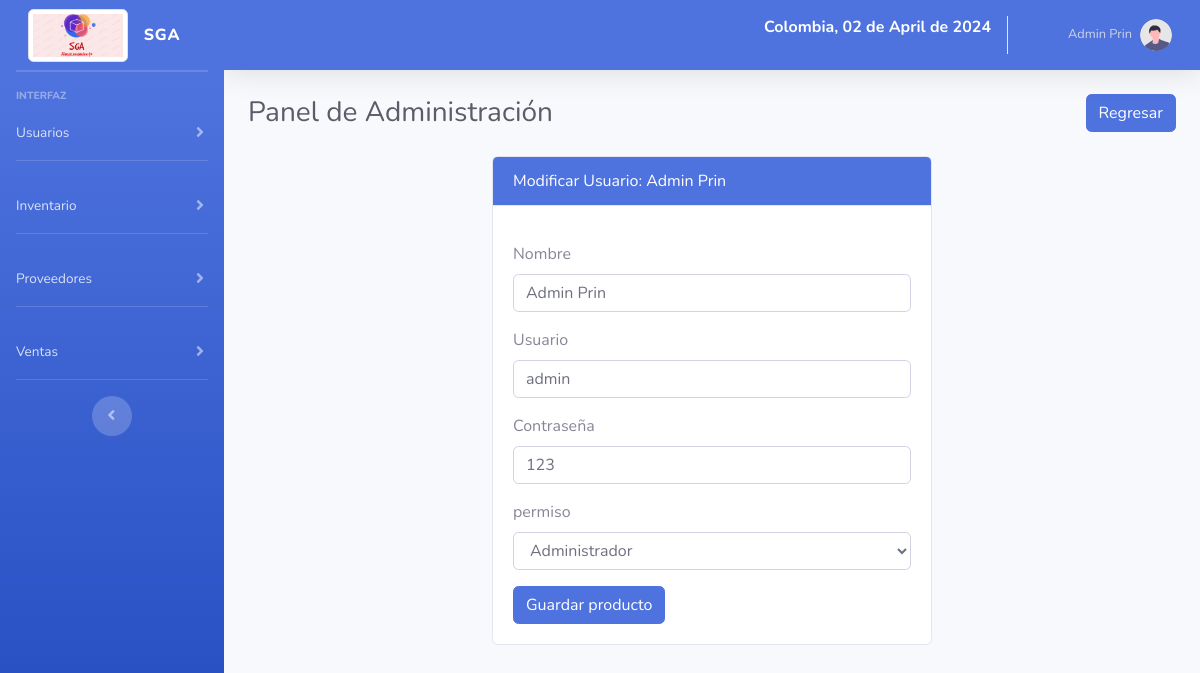
/?c=Usuarios&a=nuevo&id_usuario=1 (signed in), run on the app's committed database.
### tables this page shows
CREATE TABLE `usuario` (
  `id_usuario` int(11) NOT NULL,
  `nombre` varchar(50) NOT NULL,
  `usuario` varchar(50) NOT NULL,
  `contraseña` varchar(50) NOT NULL,
  `permiso` int(11) NOT NULL
);

CREATE TABLE `permiso` (
  `id_permiso` int(11) NOT NULL,
  `detalles` varchar(50) NOT NULL
);

### models/DataBase.php (called while the page is built)
<?php
class DataBase
{
    public static function conn(){
        $hostname = "sga.mysql.database.azure.com";
        $port = "3306";
        $database = "sga";
        $username = "zac";
        $password = "SGA2024.";
        $options = array(
            PDO::MYSQL_ATTR_SSL_CA => 'assets/DigiCertGlobalRootCA.crt.pem'
        );
        $pdo = new PDO("mysql:host=$hostname;port=$port;dbname=$database;charset=utf8", $username, $password, $options);
        $pdo->setAttribute(PDO::ATTR_ERRMODE, PDO::ERRMODE_EXCEPTION);
        return $pdo;
    }
}

### models/Usuario.php (called while the page is built, shortened)
<?php
class Usuario
{
    private $pdo;
    public function __CONSTRUCT()
    {
        try {
            $this->pdo = Database::conn();
        } catch (Exception $e) {
            die($e->getMessage());
        }
    }
    public function obtener($id)
    {
        try {
            $stm = $this->pdo->prepare("SELECT * FROM usuario WHERE id_usuario = ?;");
            $stm->execute(array($id));
            return $stm->fetchAll(PDO::FETCH_OBJ);
        } catch (Exception $e) {
            die($e->getMessage());
        }
    }
    public function Permiso()
    {
        try {
            $stm = $this->pdo->prepare("SELECT * FROM permiso");
            $stm->execute();
            return $stm->fetchAll(PDO::FETCH_OBJ);
        } catch (Exception $e) {
            die($e->getMessage());
        }
    }
}

### views/Usuario/usuario.update.php (the view, shortened to what this page needs)
<div class="container-fluid">
    <div class="d-sm-flex align-items-center justify-content-between mb-4">
        <h1 class="h3 mb-0 text-gray-800">Panel de Administración</h1>
        <a href="?c=Usuarios&a=main" class="btn btn-primary">Regresar</a>
    </div>
    <div class="col-lg-6 m-auto">
        <div class="card">
            <div class="card-header bg-primary text-white">
                Modificar Usuario: <?php echo $alm[0]->nombre; ?>
            </div>
            <div class="card-body">
                <form action="?c=Usuarios&a=Guardar" method="post" autocomplete="off">
                    <div class="form-group">
                        <label for="nombre">Nombre</label>
                        <input type="text" class="form-control" name="nombre" id="nombre" value="<?php echo $alm[0]->nombre ?>">
                    </div>
                    <div class="form-group">
                        <label for="usuario">Usuario</label>
                        <input type="text" class="form-control" name="usuario" id="usuario" value="<?php echo $alm[0]->usuario ?>">
                    </div>
                    <div class="form-group">
                        <label for="contraseña">Contraseña</label>
                        <input type="text" class="form-control" name="contraseña" id="contraseña" value="<?php echo $alm[0]->contraseña ?>">
                    </div>
                    <div class="form-group">
                        <label for="permiso">permiso</label>
                        <select class="form-control" name="permiso" id="permiso" required>
                            <?php foreach ($this->model->Permiso() as $p) : ?>
                                <option value="<?php echo $p->id_permiso ?>" <?php if (isset($alm[0]->permiso) && ($alm[0]->permiso == $p->id_permiso)) { ?>selected<?php } ?>>
                                    <?php echo $p->detalles; ?>
                                </option>
                            <?php endforeach; ?>
                        </select>
                    </div>
                    <input type="submit" value="Guardar producto" class="btn btn-primary">
                </form>
            </div>
        </div>
    </div>
</div>

### data on the page
usuario: nombre "Admin Prin", usuario "admin", contraseña "123", permiso "Administrador"

### other printed values
$_SESSION['nombre'] "Admin Prin"
